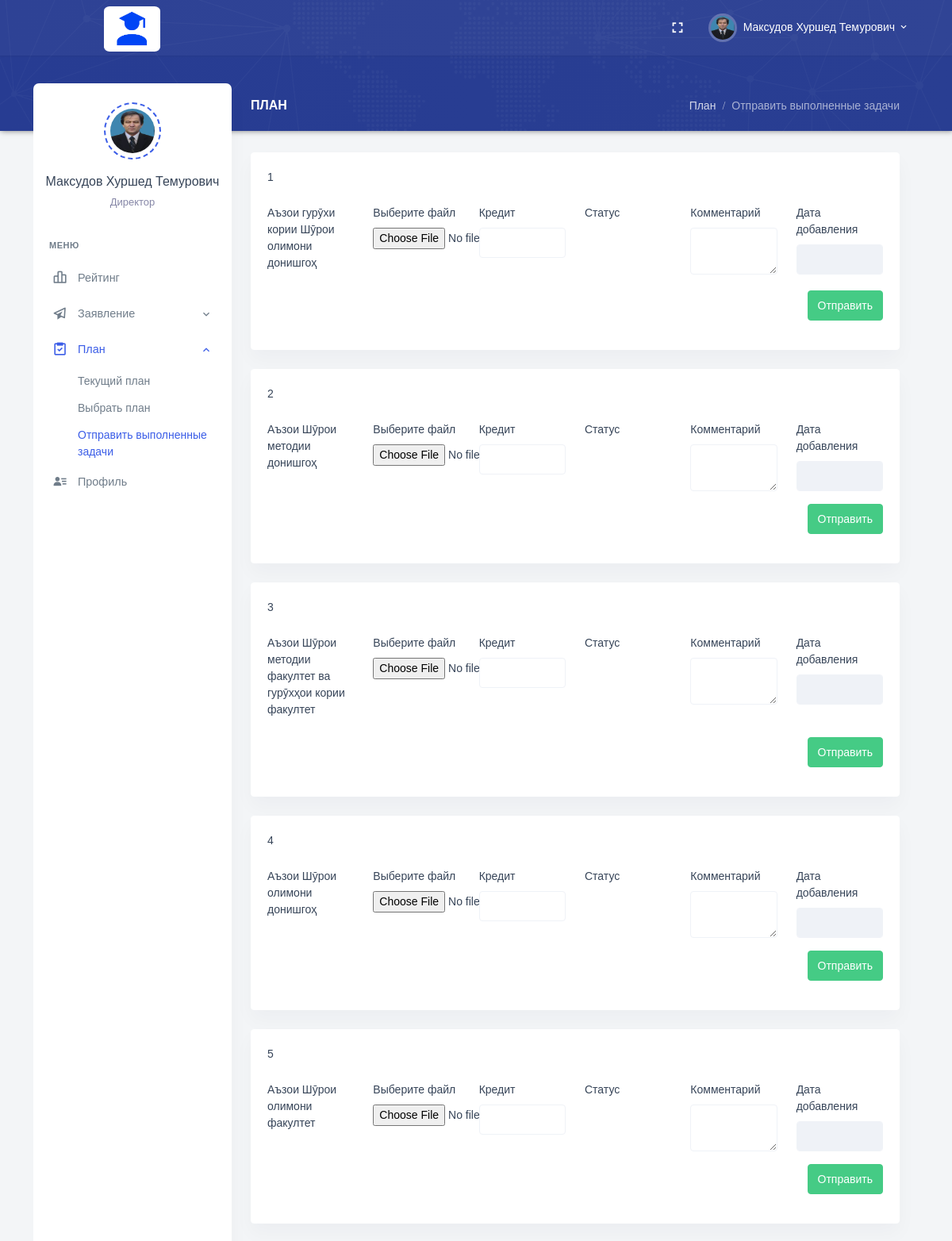
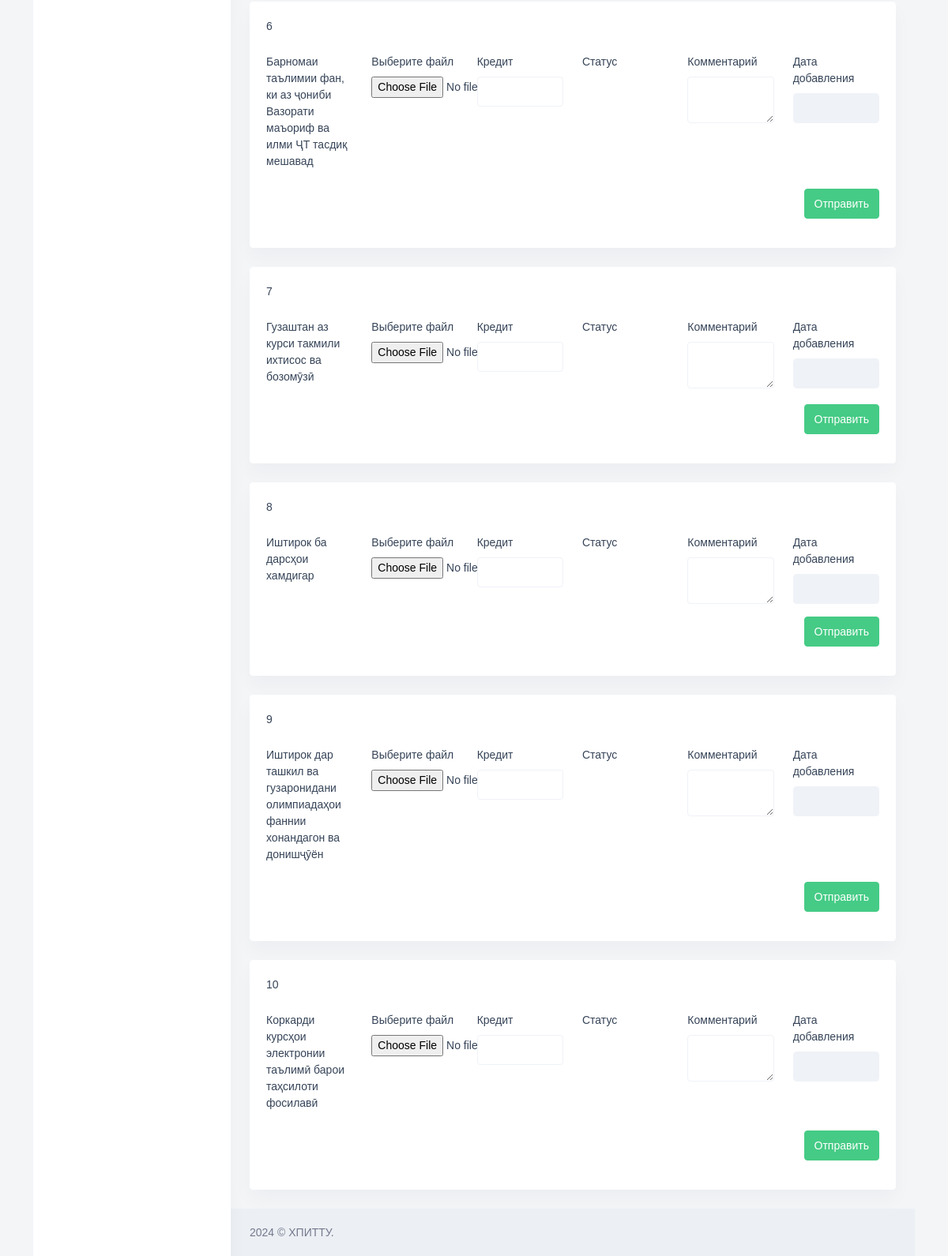
The app's page /Role/Personal/zadacha-plan.php (signed in) with its own data (2 pictures, top to bottom).
### tables this page shows
CREATE TABLE `employees` (
  `Employee_Id` int NOT NULL AUTO_INCREMENT,
  `Full_Name` varchar(255) DEFAULT NULL,
  `Date_of_Birth` date DEFAULT NULL,
  `Place_of_Birth` varchar(255) DEFAULT NULL,
  `Position_Id` int DEFAULT NULL,
  `Degree_Id` int DEFAULT NULL,
  `Faculty_Id` int DEFAULT NULL,
  `Department_Id` int DEFAULT NULL,
  `User_Role_Id` int DEFAULT NULL,
  `Email` varchar(255) DEFAULT NULL,
  `Phone_Number` varchar(20) DEFAULT NULL,
  `Employee_Number` varchar(20) DEFAULT NULL,
  `Date_Added` date DEFAULT NULL,
  `Path_Photo` varchar(255) DEFAULT NULL,
  `Username` varchar(255) DEFAULT NULL,
  `Password` varchar(255) DEFAULT NULL,
  PRIMARY KEY (`Employee_Id`),
  KEY `Degree_Id` (`Degree_Id`),
  KEY `Faculty_Id` (`Faculty_Id`),
  KEY `Department_Id` (`Department_Id`),
  KEY `User_Role_Id` (`User_Role_Id`),
  KEY `employees_ibfk_1` (`Position_Id`),
  CONSTRAINT `employees_ibfk_1` FOREIGN KEY (`Position_Id`) REFERENCES `positions` (`Position_Id`) ON DELETE CASCADE ON UPDATE CASCADE,
  CONSTRAINT `employees_ibfk_2` FOREIGN KEY (`Degree_Id`) REFERENCES `degrees` (`Degree_Id`) ON DELETE CASCADE ON UPDATE CASCADE,
  CONSTRAINT `employees_ibfk_3` FOREIGN KEY (`Faculty_Id`) REFERENCES `faculties` (`Faculty_Id`) ON DELETE CASCADE ON UPDATE CASCADE,
  CONSTRAINT `employees_ibfk_4` FOREIGN KEY (`Department_Id`) REFERENCES `departments` (`Department_Id`) ON DELETE CASCADE ON UPDATE CASCADE,
  CONSTRAINT `employees_ibfk_5` FOREIGN KEY (`User_Role_Id`) REFERENCES `user_roles` (`User_Role_Id`) ON DELETE CASCADE ON UPDATE CASCADE
);

CREATE TABLE `positions` (
  `Position_Id` int NOT NULL,
  `Position_Name` varchar(255) DEFAULT NULL,
  PRIMARY KEY (`Position_Id`)
);

CREATE TABLE `plans` (
  `Plan_Id` int NOT NULL AUTO_INCREMENT,
  `Plan_Name` varchar(255) DEFAULT NULL,
  `Comment` varchar(255) DEFAULT NULL,
  `Plan_Credit` double DEFAULT NULL,
  PRIMARY KEY (`Plan_Id`)
);

### Role/Personal/zadacha-plan.php (the view)
<?php
require_once "header.php";
require_once "conn.php";
$sql = "SELECT * FROM plans";
$result = mysqli_query($conn, $sql);
?>
<div class="main-content">
    <div class="page-content">
        <div class="row">
            <div class="col-12">
                <div class="page-title-box d-flex align-items-center justify-content-between">
                    <h4 class="page-title mb-0 font-size-18">ПЛАН</h4>
                    <div class="page-title-right">
                        <ol class="breadcrumb m-0">
                            <li class="breadcrumb-item"><a href="javascript: void(0);">План</a></li>
                            <li class="breadcrumb-item active">Отправить выполненные задачи</li>
                        </ol>
                    </div>
                </div>
            </div>
        </div>
        <?php
        if(mysqli_num_rows($result) > 0) {
            $counter = 1;
            while ($row = mysqli_fetch_assoc($result)) {
                echo '<div class="row">';
                echo '<div class="col-12">';
                echo '<div class="card mb-4">';
                echo '<div class="card-body">';
                echo '<form class="repeater" enctype="multipart/form-data">';
                echo '<div data-repeater-list="group-a">';
                echo '<div data-repeater-item class="row">';
                echo '<div class="mb-3">';
                echo '<p class="form-label">' . $counter . '</p>';
                echo '</div>';
                echo '<div class="mb-3 col-lg-2">';
                echo '<p class="form-label">' . $row['Plan_Name'] . '</p>';
                echo '</div>';
                echo '<div class="mb-3 col-lg-2">';
                echo '<label class="form-label" for="file">Выберите файл</label>';
                echo '<input type="file" class="form-control-file" id="file" name="file">';
                echo '</div>';
                echo '<div class="mb-3 col-lg-2">';
                echo '<label class="form-label" for="credit">Кредит</label>';
                echo '<input type="text" id="credit" name="credit" class="form-control">';
                echo '</div>';
                echo '<div class="mb-3 col-lg-2">';
                echo '<label class="form-label" for="status">Статус</label>';
                echo '</div>';
                echo '<div class="mb-3 col-lg-2">';
                echo '<label class="form-label" for="comment">Комментарий</label>';
                echo '<textarea id="comment" name="comment" class="form-control"></textarea>';
                echo '</div>';
                echo '<div class="mb-3 col-lg-2">';
                echo '<label class="form-label">Дата добавления</label>';
                echo '<input type="text" class="form-control" value="" disabled>';
                echo '</div>';
                echo '<div class="col-lg-10"></div>';
                echo '<div class="col-lg-2 d-flex justify-content-end">';
                echo '<div class="mb-3 align-self-center">';
                echo '<input data-repeater-create type="button" class="btn btn-success" value="Отправить" />';
                echo '</div>';
                echo '</div>';
                echo '</div>';
                echo '</div>';
                echo '</form>';
                echo '</div>';
                echo '</div>';
                echo '</div>';
                echo '</div>';
                $counter++;
            }
        } else {
            echo '<p>Нет доступных планов.</p>';
        }
        ?>
        <?php require_once "footer.php"; ?>

### Role/Personal/header.php (shortened to what this page needs)
<?php
    require_once "conn.php";
    $sql_command = "SELECT e.*, p.Position_Name, e.Path_Photo
    FROM employees e
    INNER JOIN positions p ON e.Position_Id = p.Position_Id
    WHERE e.Username = '{$_SESSION['Username']}'";
$result = mysqli_query($conn, $sql_command);
if (mysqli_num_rows($result) > 0) {
while ($rows = mysqli_fetch_assoc($result)) {
$Full_Name = ucwords($rows["Full_Name"]);
$Position_Name = $rows["Position_Name"];
$Path_Photo = $rows["Path_Photo"];
}
}
?>
<!doctype html>
<html lang="en">
<head>
    <link href="/assets/css/bootstrap.min.css" id="bootstrap-style" rel="stylesheet" type="text/css" />
    <link href="/assets/css/app.min.css" id="app-style" rel="stylesheet" type="text/css" />
    <link href="/assets/libs/datatables.net-bs4/css/dataTables.bootstrap4.min.css" rel="stylesheet" type="text/css" />
    <link href="/assets/libs/datatables.net-buttons-bs4/css/buttons.bootstrap4.min.css" rel="stylesheet"
        type="text/css" />
    <link href="/assets/libs/datatables.net-responsive-bs4/css/responsive.bootstrap4.min.css" rel="stylesheet"
        type="text/css" />
    <link href="/assets/css/icons.min.css" rel="stylesheet" type="text/css" />
</head>
<body data-layout="detached" data-topbar="colored">
    <div class="container-fluid">
        <div id="layout-wrapper">
            <header id="page-topbar">
                <div class="navbar-header">
                    <div class="container-fluid">
                        <div class="float-end">
                            <div class="dropdown d-none d-lg-inline-block ms-1">
                                <button type="button" class="btn header-item noti-icon waves-effect"
                                    data-toggle="fullscreen">
                                    <i class="mdi mdi-fullscreen"></i>
                                </button>
                            </div>
                            <div class="dropdown d-inline-block">
                                <button type="button" class="btn header-item waves-effect"
                                    id="page-header-user-dropdown" data-bs-toggle="dropdown" aria-haspopup="true"
                                    aria-expanded="false">
                                    <img class="rounded-circle header-profile-user"
                                        src="upload/<?php if(!empty($Path_Photo)){ echo $Path_Photo; }else{ echo "1.jpg"; } ?>" alt="Header Avatar">
                                    <span class="d-none d-xl-inline-block ms-1"><?php echo $Full_Name; ?></span>
                                    <i class="mdi mdi-chevron-down d-none d-xl-inline-block"></i>
                                </button>
                            </div>
                        </div>
                        <div>
                            <div class="navbar-brand-box">
                                <a href="index.php" class="logo logo-light" style="margin-left: 65px;">
                                    <span class="logo-lg">
                                        <img src="/assets/images/LogoEX.png" alt="" height="57"
                                            style="border-radius: 10%;">
                                    </span>
                                </a>
                            </div>
                        </div>
                    </div>
            </header>
            <div class="vertical-menu">
                <div class="h-100">
                    <div class="user-wid text-center py-4">
                        <div class="user-img">
                            <img src="upload/<?php if(!empty($Path_Photo)){ echo $Path_Photo; }else{ echo "1.jpg"; } ?>" alt=""
                                class="avatar-md mx-auto rounded-circle">
                        </div>
                        <div class="mt-3">
                            <a href="#" class="text-reset fw-medium font-size-16"><?php echo $Full_Name; ?></a>
                            <p class="text-muted mt-1 mb-0 font-size-13"><?php echo $Position_Name; ?></p>
                        </div>
                    </div>
                    <div id="sidebar-menu">
                        <ul class="metismenu list-unstyled" id="side-menu">
                            <li class="menu-title">Меню</li>
                            <li>
                                <a href="index.php" class="waves-effect">
                                    <i class="bx bx-bar-chart-alt-2"></i>
                                    <span>Рейтинг</span>
                                </a>
                            </li>
                            <li>
                                <a href="javascript: void(0);" class="has-arrow waves-effect">
                                    <i class="bx bx-paper-plane"></i>
                                    <span>Заявление</span>
                                </a>
                            </li>
                            <li>
                                <a href="javascript: void(0);" class="has-arrow waves-effect">
                                    <i class="bx bx-task"></i>
                                    <span>План</span>
                                </a>
                                <ul class="sub-menu" aria-expanded="false">
                                    <li><a href="plan.php">Текущий план</a></li>
                                    <li><a href="select-plan.php">Выбрать план</a></li>
                                    <li><a href="zadacha-plan.php">Отправить выполненные задачи</a></li>
                                </ul>
                            </li>
                            <li>
                                <a href="profile.php" class="waves-effect">
                                    <i class="bx bxs-user-detail"></i>
                                    <span>Профиль</span>
                                </a>
                            </li>
                    </div>
                </div>
            </div>

### records on screen
employees: Path_Photo (picture), Full_Name "Максудов Хуршед Темурович", Position_Id.Position_Name "Директор"
plans: Plan_Name "Аъзои гурӯхи кории Шӯрои олимони донишгоҳ"
plans: Plan_Name "Аъзои Шӯрои методии донишгоҳ"
plans: Plan_Name "Аъзои Шӯрои методии факултет ва гурӯхҳои кории факултет"
plans: Plan_Name "Аъзои Шӯрои олимони донишгоҳ"
plans: Plan_Name "Аъзои Шӯрои олимони факултет"
plans: Plan_Name "Барномаи таълимии фан, ки аз ҷониби Вазорати маъориф ва илми ҶТ тасдиқ мешавад"
plans: Plan_Name "Гузаштан аз курси такмили ихтисос ва бозомӯзӣ"
plans: Plan_Name "Иштирок ба дарсҳои хамдигар"
plans: Plan_Name "Иштирок дар ташкил ва гузаронидани олимпиадаҳои фаннии хонандагон ва донишҷӯён"
plans: Plan_Name "Коркарди курсҳои электронии таълимӣ барои таҳсилоти фосилавӣ"
